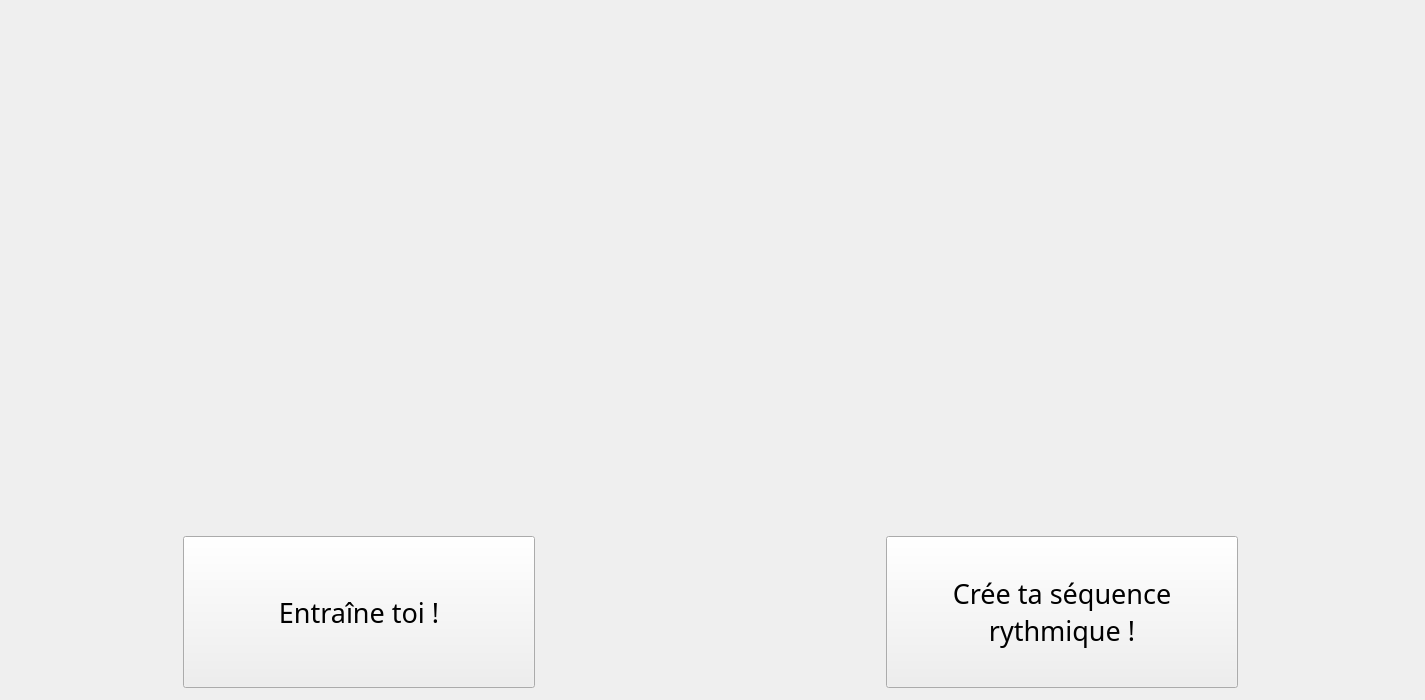
<?xml version="1.0" encoding="UTF-8"?>
<ui version="4.0">
 <class>FenStart</class>
 <widget class="QWidget" name="FenStart">
  <property name="geometry">
   <rect>
    <x>0</x>
    <y>0</y>
    <width>1425</width>
    <height>700</height>
   </rect>
  </property>
  <property name="windowTitle">
   <string>Accueil - DrumMastery</string>
  </property>
  <property name="windowIcon">
   <iconset resource="ressources.qrc">
    <normaloff>:/images/MesImages/DM.png</normaloff>:/images/MesImages/DM.png</iconset>
  </property>
  <property name="styleSheet">
   <string notr="true">QWidget#FenStart
{
background-image : url(:/images/MesImages/pageStart.jpg);
}</string>
  </property>
  <widget class="QLabel" name="Logo">
   <property name="geometry">
    <rect>
     <x>0</x>
     <y>-50</y>
     <width>261</width>
     <height>191</height>
    </rect>
   </property>
   <property name="styleSheet">
    <string notr="true"/>
   </property>
   <property name="text">
    <string/>
   </property>
   <property name="pixmap">
    <pixmap>logo transp.png</pixmap>
   </property>
   <property name="scaledContents">
    <bool>true</bool>
   </property>
  </widget>
  <widget class="QLabel" name="label">
   <property name="geometry">
    <rect>
     <x>320</x>
     <y>-10</y>
     <width>20</width>
     <height>481</height>
    </rect>
   </property>
   <property name="text">
    <string/>
   </property>
   <property name="pixmap">
    <pixmap>fond-noir.png</pixmap>
   </property>
  </widget>
  <widget class="QWidget" name="horizontalLayoutWidget">
   <property name="geometry">
    <rect>
     <x>1120</x>
     <y>10</y>
     <width>226</width>
     <height>80</height>
    </rect>
   </property>
   <layout class="QHBoxLayout" name="horizontalLayout">
    <item>
     <widget class="QLabel" name="Franais">
      <property name="cursor">
       <cursorShape>PointingHandCursor</cursorShape>
      </property>
      <property name="styleSheet">
       <string notr="true">QLabel
{
min-width : 70px;
max-width : 70px;
min-height : 70px;
max-height : 70px;
}</string>
      </property>
      <property name="text">
       <string/>
      </property>
      <property name="pixmap">
       <pixmap resource="ressources.qrc">:/images/MesImages/Fr.png</pixmap>
      </property>
      <property name="scaledContents">
       <bool>true</bool>
      </property>
     </widget>
    </item>
    <item>
     <widget class="QLabel" name="Aide">
      <property name="cursor">
       <cursorShape>PointingHandCursor</cursorShape>
      </property>
      <property name="styleSheet">
       <string notr="true">QLabel
{
min-width : 70px;
max-width : 70px;
min-height : 70px;
max-height : 70px;
}</string>
      </property>
      <property name="text">
       <string/>
      </property>
      <property name="pixmap">
       <pixmap resource="ressources.qrc">:/images/MesImages/Aide.png</pixmap>
      </property>
      <property name="scaledContents">
       <bool>true</bool>
      </property>
     </widget>
    </item>
   </layout>
  </widget>
  <widget class="QWidget" name="horizontalLayoutWidget_3">
   <property name="geometry">
    <rect>
     <x>10</x>
     <y>510</y>
     <width>1401</width>
     <height>204</height>
    </rect>
   </property>
   <layout class="QHBoxLayout" name="horizontalLayout_3">
    <item>
     <spacer name="horizontalSpacer_4">
      <property name="orientation">
       <enum>Qt::Horizontal</enum>
      </property>
      <property name="sizeHint" stdset="0">
       <size>
        <width>40</width>
        <height>20</height>
       </size>
      </property>
     </spacer>
    </item>
    <item>
     <widget class="QPushButton" name="boutonModeEntrainement">
      <property name="font">
       <font>
        <family>LeviReBrushed</family>
        <pointsize>20</pointsize>
        <weight>50</weight>
        <bold>false</bold>
       </font>
      </property>
      <property name="cursor">
       <cursorShape>PointingHandCursor</cursorShape>
      </property>
      <property name="styleSheet">
       <string notr="true">QPushButton
{
	max-height : 150px;
	min-height : 150px;
	max-width : 350px;
	min-width : 350px;
}</string>
      </property>
      <property name="text">
       <string>Entraîne toi !</string>
      </property>
     </widget>
    </item>
    <item>
     <spacer name="horizontalSpacer">
      <property name="orientation">
       <enum>Qt::Horizontal</enum>
      </property>
      <property name="sizeHint" stdset="0">
       <size>
        <width>40</width>
        <height>20</height>
       </size>
      </property>
     </spacer>
    </item>
    <item>
     <spacer name="horizontalSpacer_5">
      <property name="orientation">
       <enum>Qt::Horizontal</enum>
      </property>
      <property name="sizeHint" stdset="0">
       <size>
        <width>40</width>
        <height>20</height>
       </size>
      </property>
     </spacer>
    </item>
    <item>
     <widget class="QPushButton" name="BoutonModePartition">
      <property name="font">
       <font>
        <family>LeviReBrushed</family>
        <pointsize>20</pointsize>
       </font>
      </property>
      <property name="cursor">
       <cursorShape>PointingHandCursor</cursorShape>
      </property>
      <property name="styleSheet">
       <string notr="true">QPushButton
{
	max-height : 150px;
	min-height : 150px;
	max-width : 350px;
	min-width : 350px;
}</string>
      </property>
      <property name="text">
       <string>Crée ta séquence 
rythmique !</string>
      </property>
     </widget>
    </item>
    <item>
     <spacer name="horizontalSpacer_6">
      <property name="orientation">
       <enum>Qt::Horizontal</enum>
      </property>
      <property name="sizeHint" stdset="0">
       <size>
        <width>40</width>
        <height>20</height>
       </size>
      </property>
     </spacer>
    </item>
   </layout>
  </widget>
 </widget>
 <resources>
  <include location="ressources.qrc"/>
 </resources>
 <connections/>
</ui>
